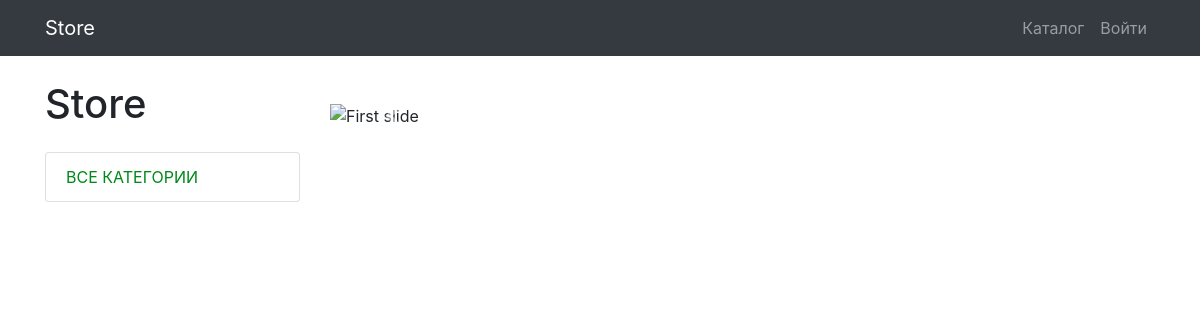
Before: /products/ with the older database file.
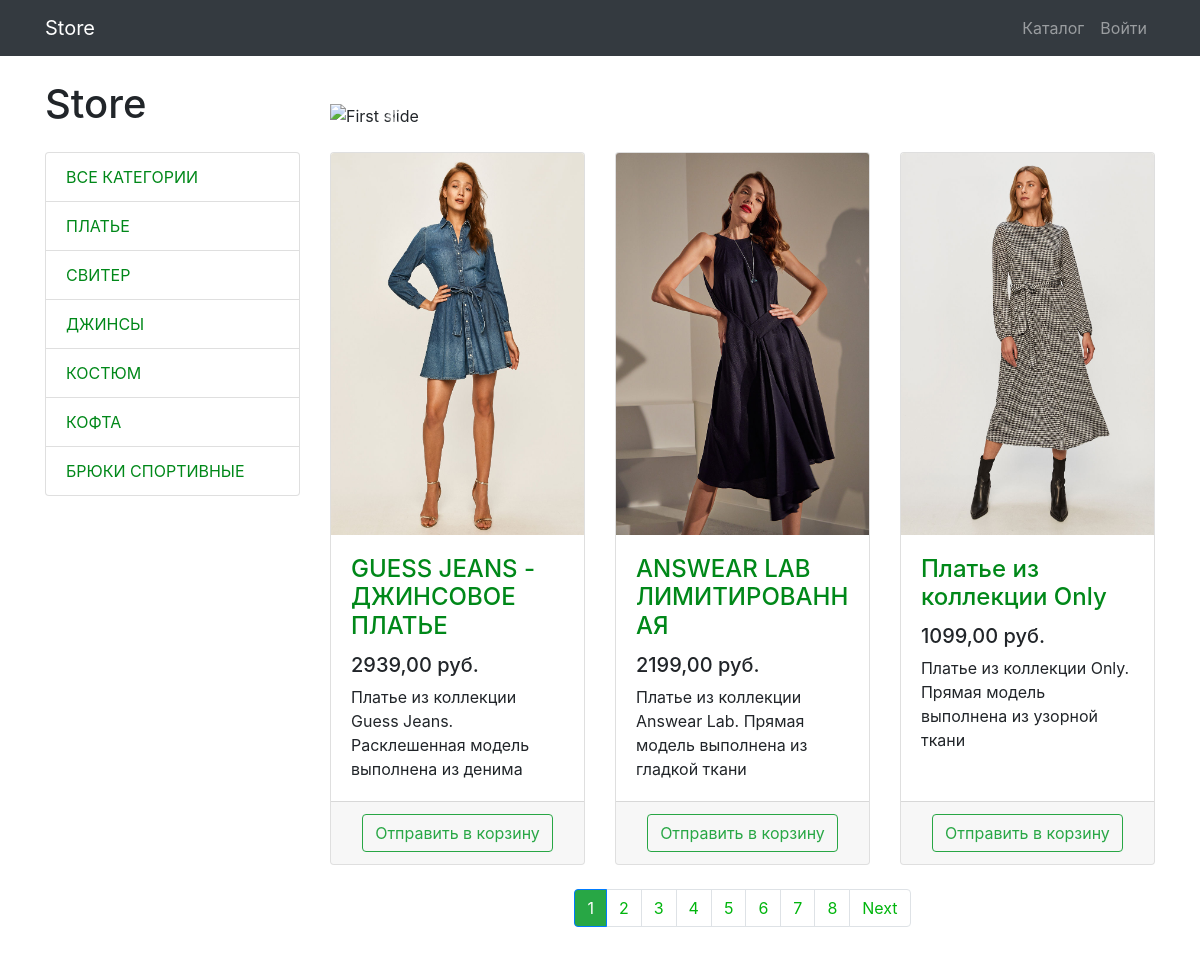
After: the same page with the newer database file.
### products/models.py (models this page shows, shortened)
class ProductCategory(models.Model):
    name = models.CharField(max_length=100, unique=True, verbose_name='Категория')
    description = models.TextField(blank=True, verbose_name="Описание категории")
    class Meta:
        verbose_name = "категорию"
        verbose_name_plural = "категории"

class Product(models.Model):
    name = models.CharField(max_length=256, verbose_name="Название товара")
    image = models.ImageField(upload_to="products_images/", blank=True, verbose_name="Изображение")
    description = models.TextField(blank=True, verbose_name="Описание")
    short_description = models.CharField(max_length=100, blank=True, verbose_name="Краткое описание")
    price = models.DecimalField(max_digits=8, decimal_places=2, default=0, verbose_name="Цена")
    quantity = models.PositiveIntegerField(default=0, verbose_name="Количество")
    category = models.ForeignKey(ProductCategory, on_delete=models.CASCADE, verbose_name="Категория")
    class Meta:
        verbose_name = "товар"
        verbose_name_plural = "товары"

### products/views.py (the view)
# urls.py: path('products/', views.products, name='products'),
def products(request, category_id=None):
    context = {
        'title': 'Market Place - Каталог',
        'categories': ProductCategory.objects.all(),
    }
    if category_id:
        products = Product.objects.filter(category_id=category_id)
    else:
        products = Product.objects.all()
    paginator = Paginator(products, 3)
    page_number = request.GET.get('page')
    page_obj = paginator.get_page(page_number)
    context.update({'products': page_obj})
    return render(request, "products/products.html", context)

### products/templates/products/products.html (shortened to what this page needs)
{% extends 'products/base.html' %}
{% load static %}
{% block css %}
    <link href="{% static 'css/products.css' %}" rel="stylesheet">
{% endblock %}
{% block content %}
<div class="container">
    <div class="row">
        <div class="col-lg-3">
            <h1 class="my-4">Store</h1>
            {% include 'products/category.html' %}
        </div>
        <div class="col-lg-9">
            <div id="carouselExampleIndicators" class="carousel slide my-4" data-ride="carousel">
                <ol class="carousel-indicators">
                    <li data-target="#carouselExampleIndicators" data-slide-to="0" class="active"></li>
                    <li data-target="#carouselExampleIndicators" data-slide-to="1"></li>
                    <li data-target="#carouselExampleIndicators" data-slide-to="2"></li>
                </ol>
                <div class="carousel-inner" role="listbox">
                    <div class="carousel-item active">
                        <img class="d-block img-fluid" src="{% static 'vendor/img/slides/slide-1.jpg' %}" alt="First slide">
                    </div>
                </div>
                <a class="carousel-control-prev" href="#carouselExampleIndicators" role="button" data-slide="prev">
                    <span class="carousel-control-prev-icon" aria-hidden="true"></span>
                </a>
                <a class="carousel-control-next" href="#carouselExampleIndicators" role="button" data-slide="next">
                    <span class="carousel-control-next-icon" aria-hidden="true"></span>
                </a>
            </div>
            <div class="row">
                {% for product in products %}
                <div class="col-lg-4 col-md-6 mb-4">
                    <div class="card h-100">
                        <a href="{% url 'product' product.id %}">
                            <img class="card-img-top"
                                 src="{{ product.image.url }}"
                                 alt="">
                        </a>
                        <div class="card-body">
                            <h4 class="card-title">
                                <a href="{% url 'product' product.id %}">{{ product.name }}</a>
                            </h4>
                            <h5>{{ product.price }} руб.</h5>
                            <p class="card-text">{{ product.short_description }}</p>
                        </div>
                        <div class="card-footer text-center">
                            <a href="{% url 'basket_add' product.id %}" class="btn btn-outline-success">Отправить в корзину</a>
                        </div>
                    </div>
                </div>
                {% endfor %}
            </div>
            {% if products %}
            <nav aria-label="Page navigation example">
                <ul class="pagination justify-content-center">
                    {% if products.has_other_pages %}
                    {% for page in products.paginator.page_range %}
                    <li class="page-item {% if page == products.number %} active {% endif %}"><a class="page-link" href="?page={{ page }}">{{ page}}</a></li>
                    {% endfor %}
                    {% endif %}
                    {% if products.has_next %}
                    <li class="page-item">
                        <a class="page-link" href="?page={{ products.next_page_number }}">Next</a>
                    </li>
                    {% endif %}
                </ul>
            </nav>
            {% endif %}
        </div>
    </div>
</div>
{% endblock %}

### products/templates/products/category.html
<div class="list-group">
    <a href="{% url 'products' %}" class="list-group-item">Все категории</a>
    {% for category in categories %}
    <a href="{% url 'category' category.id %}" class="list-group-item">{{ category.name }}</a>
    {% endfor %}
</div>

Changed rows visible on the page:
added ProductCategory: name "ПЛАТЬЕ"
added ProductCategory: name "СВИТЕР"
added ProductCategory: name "ДЖИНСЫ"
added ProductCategory: name "КОСТЮМ"
added ProductCategory: name "КОФТА"
added ProductCategory: name "БРЮКИ СПОРТИВНЫЕ"
added Product: image (picture), name "GUESS JEANS - ДЖИНСОВОЕ ПЛАТЬЕ", price "2939,00", short_description "Платье из коллекции Guess Jeans. Расклешенная модель выполнена из денима"
added Product: image (picture), name "ANSWEAR LAB ЛИМИТИРОВАННАЯ", price "2199,00", short_description "Платье из коллекции Answear Lab. Прямая модель выполнена из гладкой ткани"
added Product: image (picture), name "Платье из коллекции Only", price "1099,00", short_description "Платье из коллекции Only. Прямая модель выполнена из узорной ткани"
Other visible differences:
new list line: "1"
new list line: "2"
new list line: "3"
new list line: "4"
new list line: "5"
new list line: "6"
new list line: "7"
new list line: "8"
text now shown: "Next"
